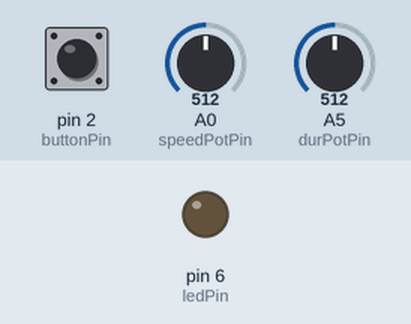
Simulated run of this sketch. Board: Arduino Uno, built with avr-gcc and run on an emulated ATmega328P. Shown: output pins drawn as LEDs (lit = HIGH). The inputs (shaded band) are chosen by the test bench; at power-on: pin 2 (buttonPin) LOW, A0 (speedPotPin) = 512, A5 (durPotPin) = 512.

Above: at 1.2 s.
1.3 s: pin 2 (buttonPin) pulled HIGH for 0.15 s
At 2.0 s:
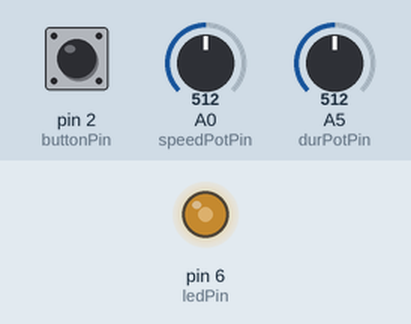
4.4 s: pin 2 (buttonPin) pulled HIGH for 1 s
At 8.15 s:
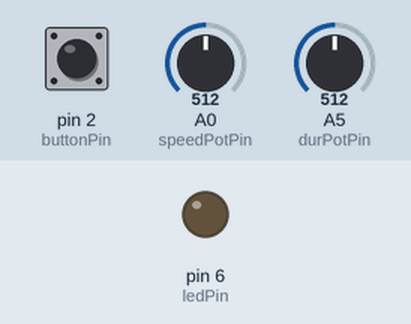
8.4 s: pin 2 (buttonPin) pulled HIGH for 3.2 s
At 9.8 s:
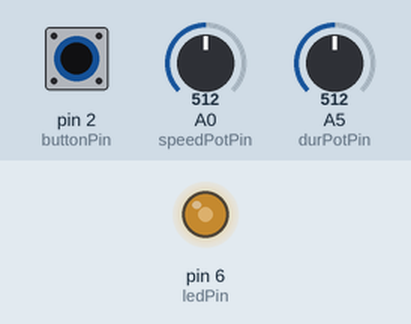
Timing chart, 0 to 15.6 s (numbered marks = the images above; inputs shaded):
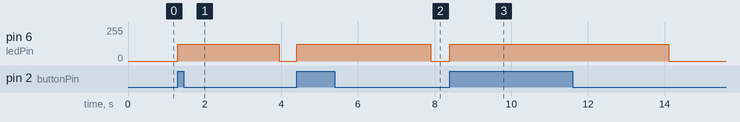

The sketch:

prototype1.ino
```cpp
/*

  The circuit
  - LED attached from pin 13 to ground through 220 ohm resistor
  - pushbutton attached to pin 2 from +5V
  - 10K resistor attached to pin 2 from ground
  - Potentiometer attached to pin 3, pin 4


*/

// constants won't change. They're used here to set pin numbers:
const int buttonPin = 2;        // the number of the pushbutton pin
const int ledPin =  6;          // the number of the LED pin
const int durPotPin = A5;       //black wire
const int speedPotPin = A0;     //white wire
const int maxSpeed = 225;
const int minSpeed = 30;


// variables will change:
byte buttonState = LOW;         // variable for reading the pushbutton status
byte prevButtonState = LOW;
float durationPar = 0.0;  //seconds
float speedPar = 0.0;    //voltage applied to motor drivers where 5 is max
unsigned long startTime = millis ();
unsigned long curTime = millis();

void setup() {
  // initialize the LED pin as an output:
  pinMode(ledPin, OUTPUT);
  // initialize the pushbutton pin as an input:
  pinMode(buttonPin, INPUT);
  pinMode(durPotPin, INPUT);
  pinMode(speedPotPin, INPUT);
  Serial.begin(9300);
}

void loop() {
  buttonState = digitalRead(buttonPin);
  durationPar = map(analogRead(durPotPin), 0, 1023, 0, 5000);
  speedPar = map(analogRead(speedPotPin), 0, 1023, minSpeed, maxSpeed);

  if (buttonState != prevButtonState){
    prevButtonState = buttonState;
    if (buttonState == HIGH){
      analogWrite(ledPin,speedPar);
    }
    if (buttonState == LOW){
      startTime = millis();
      curTime = millis()- startTime;
      while(curTime < durationPar){
        durationPar = map(analogRead(durPotPin), 0, 1023, 0, 5000);
        speedPar = map(analogRead(speedPotPin), 0, 1023, minSpeed, maxSpeed);
        analogWrite(ledPin,speedPar);
        curTime = millis() - startTime;
      }
      digitalWrite(ledPin,LOW);
    }
  }
}
```

Measured:
- after the input at 1.3 s, pin 6 (ledPin): 0/255 → 127/255 at once, → 0/255 2.7 s later
- after the input at 4.4 s, pin 6 (ledPin): 0/255 → 127/255 at once, → 0/255 3.5 s later
- after the input at 8.4 s, pin 6 (ledPin): 0/255 → 127/255 at once, → 0/255 5.7 s later
